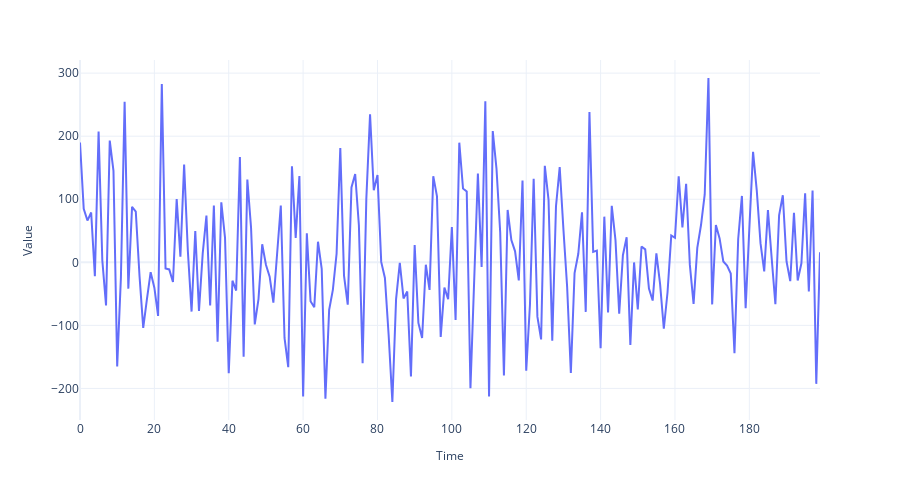

The code cell stored with this chart in its notebook:
### Code cell
fig = plot_time_series(time, values, "")
fig.show()

### Figure 1 — Plotly figure (JSON) as saved in the notebook; plotly's stock layout.template omitted (floating-point values rounded to 4 significant figures; data arrays with more than 128 entries replaced by an {"elided": "..."} marker saying what was removed)
{"data": [{"hovertemplate": "Time=%{x}<br>Value=%{y}<extra></extra>", "legendgroup": "", "line": {"color": "#636efa", "dash": "solid"}, "marker": {"symbol": "circle"}, "mode": "lines", "name": "", "orientation": "v", "showlegend": false, "type": "scatter", "x": {"elided": "200 int values"}, "xaxis": "x", "y": {"elided": "200 float values"}, "yaxis": "y"}], "layout": {"autosize": false, "height": 500, "legend": {"tracegroupgap": 0}, "margin": {"t": 60}, "title": {"font": {"size": 25}, "text": "", "x": 0.5, "xanchor": "center", "y": 0.9, "yanchor": "top"}, "width": 900, "xaxis": {"anchor": "y", "autorange": true, "domain": [0, 1], "range": [0, 199], "title": {"font": {"size": 12}, "text": "Time"}, "type": "linear"}, "yaxis": {"anchor": "x", "autorange": true, "domain": [0, 1], "range": [-250.0, 320.8], "title": {"font": {"size": 12}, "text": "Value"}, "type": "linear"}}}
